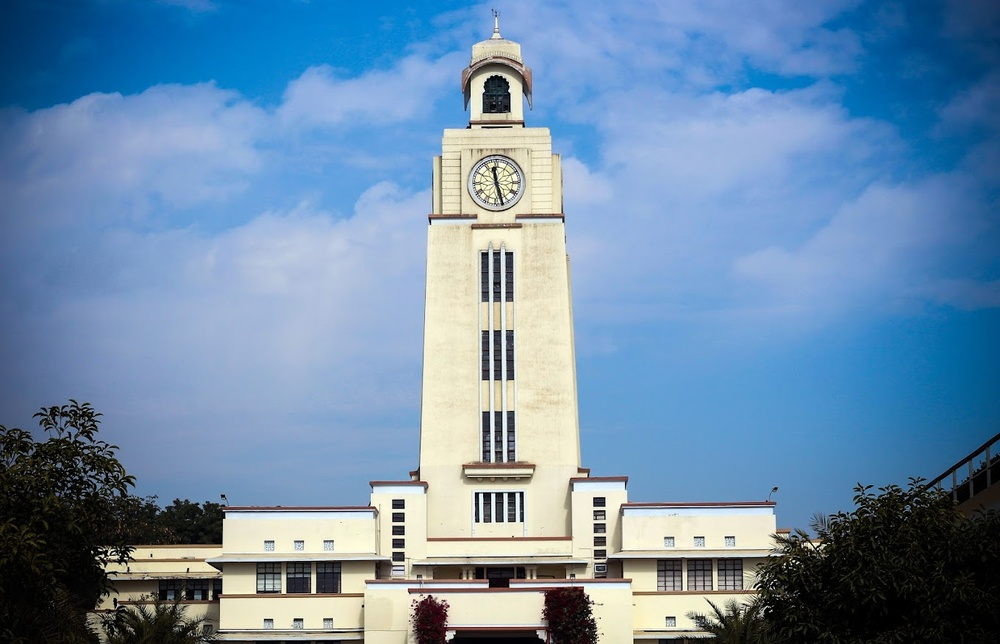
#> input picture ClockTower.jpg, 1000 x 644 px, shrunk from 1360 x 876 before the run
$ jupyter execute 'Task 1 - Pixel Binning.ipynb'
#> lines starting #> are read from the running program, lines starting #| are printed output that depends on the picture
[cell 1]
import cv2 as cv
import numpy as np
from numpy import asarray
from PIL import Image
import matplotlib.pyplot as plt

[cell 2]
image_path = "ClockTower.jpg"
image_display = Image.open(image_path)
#> image_display is the input picture: PIL image 1000x644 RGB; mean R, G, B 109.3, 140.6, 169.9
plt.imshow(image_display)

[cell 3]
image_original = cv.imread(image_path)
array_original = asarray(image_original)
original_dimensions = array_original.shape
#> original_dimensions = (644, 1000, 3)
print(original_dimensions)
#| (644, 1000, 3)
new_dimensions = (int(original_dimensions[0]/2), int(original_dimensions[1]/2), 3)
#> new_dimensions = (322, 500, 3)
print(new_dimensions)
#| (322, 500, 3)
print(type(array_original[0][0][0]))
#| <class 'numpy.uint8'>

[cell 4]
array_binned = np.zeros(new_dimensions, dtype = np.uint8)
for i in range(0, new_dimensions[0]):
    for j in range(0, new_dimensions[1]):
        start_row, end_row = i * 2, (i + 1) * 2
        start_col, end_col = j * 2, (j + 1) * 2
        average_color = np.mean(image_original[start_row:end_row, start_col:end_col, :], axis=(0, 1))
        array_binned[i, j, :] = np.round(average_color).astype(np.uint8)
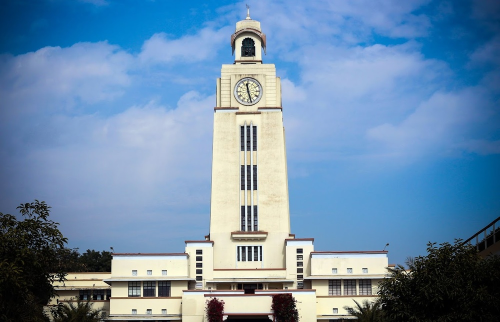
#> array_binned: shape (322, 500, 3); mean B, G, R 169.9, 140.6, 109.3
